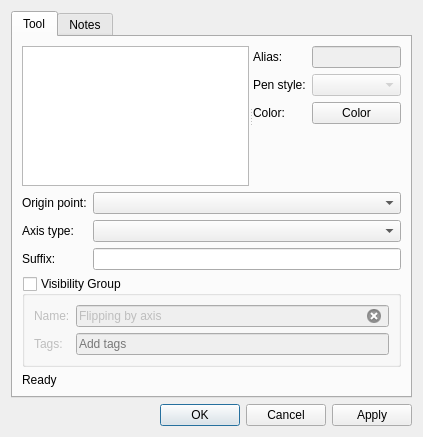
<?xml version="1.0" encoding="UTF-8"?>
<ui version="4.0">
 <class>DialogFlippingByAxis</class>
 <widget class="QDialog" name="DialogFlippingByAxis">
  <property name="geometry">
   <rect>
    <x>0</x>
    <y>0</y>
    <width>423</width>
    <height>437</height>
   </rect>
  </property>
  <property name="windowTitle">
   <string>Flipping by axis</string>
  </property>
  <property name="windowIcon">
   <iconset resource="../../../vmisc/share/resources/icon.qrc">
    <normaloff>:/icon/64x64/icon64x64.png</normaloff>:/icon/64x64/icon64x64.png</iconset>
  </property>
  <layout class="QVBoxLayout" name="verticalLayout_2">
   <item>
    <widget class="QTabWidget" name="tabWidget">
     <property name="currentIndex">
      <number>0</number>
     </property>
     <widget class="QWidget" name="tab">
      <attribute name="title">
       <string>Tool</string>
      </attribute>
      <layout class="QVBoxLayout" name="verticalLayout">
       <item>
        <widget class="QSplitter" name="splitter">
         <property name="orientation">
          <enum>Qt::Horizontal</enum>
         </property>
         <widget class="QListWidget" name="listWidget"/>
         <widget class="QWidget" name="formLayoutWidget">
          <layout class="QFormLayout" name="formLayout_2">
           <item row="0" column="0">
            <widget class="QLabel" name="labelAlias">
             <property name="text">
              <string>Alias:</string>
             </property>
            </widget>
           </item>
           <item row="0" column="1">
            <widget class="QLineEdit" name="lineEditAlias">
             <property name="enabled">
              <bool>false</bool>
             </property>
             <property name="clearButtonEnabled">
              <bool>true</bool>
             </property>
            </widget>
           </item>
           <item row="1" column="0">
            <widget class="QLabel" name="label_7">
             <property name="text">
              <string>Pen style:</string>
             </property>
            </widget>
           </item>
           <item row="1" column="1">
            <widget class="QComboBox" name="comboBoxPenStyle">
             <property name="enabled">
              <bool>false</bool>
             </property>
             <property name="minimumSize">
              <size>
               <width>80</width>
               <height>0</height>
              </size>
             </property>
             <property name="maximumSize">
              <size>
               <width>110</width>
               <height>16777215</height>
              </size>
             </property>
             <property name="sizeAdjustPolicy">
              <enum>QComboBox::AdjustToContents</enum>
             </property>
             <property name="iconSize">
              <size>
               <width>80</width>
               <height>14</height>
              </size>
             </property>
            </widget>
           </item>
           <item row="2" column="0">
            <widget class="QLabel" name="label_6">
             <property name="text">
              <string>Color:</string>
             </property>
            </widget>
           </item>
           <item row="2" column="1">
            <widget class="VPE::QtColorPicker" name="pushButtonColor">
             <property name="text">
              <string>Color</string>
             </property>
            </widget>
           </item>
          </layout>
         </widget>
        </widget>
       </item>
       <item>
        <layout class="QFormLayout" name="formLayout">
         <item row="0" column="0">
          <widget class="QLabel" name="labelOriginPoint">
           <property name="text">
            <string>Origin point:</string>
           </property>
          </widget>
         </item>
         <item row="0" column="1">
          <widget class="QComboBox" name="comboBoxOriginPoint"/>
         </item>
         <item row="2" column="0">
          <widget class="QLabel" name="labelSuffix">
           <property name="text">
            <string>Suffix:</string>
           </property>
          </widget>
         </item>
         <item row="2" column="1">
          <widget class="QLineEdit" name="lineEditSuffix">
           <property name="clearButtonEnabled">
            <bool>true</bool>
           </property>
          </widget>
         </item>
         <item row="1" column="0">
          <widget class="QLabel" name="labelAxisType">
           <property name="text">
            <string>Axis type:</string>
           </property>
          </widget>
         </item>
         <item row="1" column="1">
          <widget class="QComboBox" name="comboBoxAxisType"/>
         </item>
        </layout>
       </item>
       <item>
        <widget class="QGroupBox" name="groupBoxVisibilityGroup">
         <property name="toolTip">
          <string>Enable to create a visibility group from original objects</string>
         </property>
         <property name="title">
          <string>Visibility Group</string>
         </property>
         <property name="checkable">
          <bool>true</bool>
         </property>
         <property name="checked">
          <bool>false</bool>
         </property>
         <layout class="QGridLayout" name="gridLayout">
          <item row="0" column="0">
           <widget class="QLabel" name="labelGroupName">
            <property name="text">
             <string>Name:</string>
            </property>
           </widget>
          </item>
          <item row="0" column="1">
           <widget class="QLineEdit" name="lineEditVisibilityGroup">
            <property name="text">
             <string>Flipping by axis</string>
            </property>
            <property name="clearButtonEnabled">
             <bool>true</bool>
            </property>
           </widget>
          </item>
          <item row="1" column="0">
           <widget class="QLabel" name="label">
            <property name="text">
             <string>Tags:</string>
            </property>
           </widget>
          </item>
          <item row="1" column="1">
           <widget class="VCompleterLineEdit" name="lineEditGroupTags">
            <property name="toolTip">
             <string>Separate each tag with comma.</string>
            </property>
            <property name="placeholderText">
             <string>Add tags</string>
            </property>
            <property name="clearButtonEnabled">
             <bool>true</bool>
            </property>
           </widget>
          </item>
         </layout>
        </widget>
       </item>
       <item>
        <widget class="QLabel" name="labelStatus">
         <property name="text">
          <string>Ready</string>
         </property>
        </widget>
       </item>
       <item>
        <spacer name="verticalSpacer">
         <property name="orientation">
          <enum>Qt::Vertical</enum>
         </property>
         <property name="sizeHint" stdset="0">
          <size>
           <width>20</width>
           <height>40</height>
          </size>
         </property>
        </spacer>
       </item>
      </layout>
     </widget>
     <widget class="QWidget" name="tab_2">
      <attribute name="title">
       <string>Notes</string>
      </attribute>
      <layout class="QVBoxLayout" name="verticalLayout_3">
       <item>
        <widget class="QPlainTextEdit" name="plainTextEditToolNotes"/>
       </item>
      </layout>
     </widget>
    </widget>
   </item>
   <item>
    <widget class="QDialogButtonBox" name="buttonBox">
     <property name="orientation">
      <enum>Qt::Horizontal</enum>
     </property>
     <property name="standardButtons">
      <set>QDialogButtonBox::Apply|QDialogButtonBox::Cancel|QDialogButtonBox::Ok</set>
     </property>
    </widget>
   </item>
  </layout>
 </widget>
 <customwidgets>
  <customwidget>
   <class>VPE::QtColorPicker</class>
   <extends>QPushButton</extends>
   <header>../vpropertyexplorer/qtcolorpicker.h</header>
  </customwidget>
  <customwidget>
   <class>VCompleterLineEdit</class>
   <extends>QLineEdit</extends>
   <header>../vwidgets/vlineedit.h</header>
  </customwidget>
 </customwidgets>
 <resources>
  <include location="../../../vmisc/share/resources/icon.qrc"/>
 </resources>
 <connections>
  <connection>
   <sender>buttonBox</sender>
   <signal>accepted()</signal>
   <receiver>DialogFlippingByAxis</receiver>
   <slot>accept()</slot>
   <hints>
    <hint type="sourcelabel">
     <x>248</x>
     <y>254</y>
    </hint>
    <hint type="destinationlabel">
     <x>157</x>
     <y>274</y>
    </hint>
   </hints>
  </connection>
  <connection>
   <sender>buttonBox</sender>
   <signal>rejected()</signal>
   <receiver>DialogFlippingByAxis</receiver>
   <slot>reject()</slot>
   <hints>
    <hint type="sourcelabel">
     <x>316</x>
     <y>260</y>
    </hint>
    <hint type="destinationlabel">
     <x>286</x>
     <y>274</y>
    </hint>
   </hints>
  </connection>
 </connections>
</ui>
